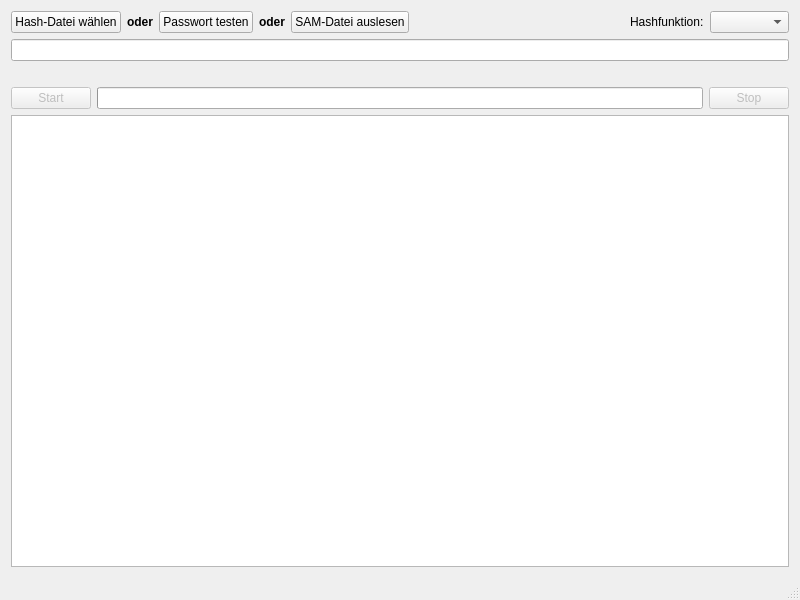
<?xml version="1.0" encoding="UTF-8"?>
<ui version="4.0">
 <class>MainWindow</class>
 <widget class="QMainWindow" name="MainWindow">
  <property name="geometry">
   <rect>
    <x>0</x>
    <y>0</y>
    <width>800</width>
    <height>600</height>
   </rect>
  </property>
  <property name="minimumSize">
   <size>
    <width>640</width>
    <height>480</height>
   </size>
  </property>
  <property name="windowTitle">
   <string>pwRecon</string>
  </property>
  <widget class="QWidget" name="centralWidget">
   <layout class="QVBoxLayout" name="verticalLayout">
    <item>
     <layout class="QHBoxLayout" name="horizontalLayout_3">
      <item>
       <widget class="QPushButton" name="selectFileButton">
        <property name="text">
         <string>Hash-Datei wählen</string>
        </property>
       </widget>
      </item>
      <item>
       <widget class="QLabel" name="or1Label">
        <property name="font">
         <font>
          <weight>75</weight>
          <bold>true</bold>
         </font>
        </property>
        <property name="text">
         <string>oder</string>
        </property>
        <property name="alignment">
         <set>Qt::AlignCenter</set>
        </property>
       </widget>
      </item>
      <item>
       <widget class="QPushButton" name="testPasswordButton">
        <property name="text">
         <string>Passwort testen</string>
        </property>
       </widget>
      </item>
      <item>
       <widget class="QLabel" name="or2Label">
        <property name="enabled">
         <bool>true</bool>
        </property>
        <property name="font">
         <font>
          <weight>75</weight>
          <bold>true</bold>
         </font>
        </property>
        <property name="text">
         <string>oder</string>
        </property>
        <property name="alignment">
         <set>Qt::AlignCenter</set>
        </property>
       </widget>
      </item>
      <item>
       <widget class="QPushButton" name="SAM_Button">
        <property name="enabled">
         <bool>true</bool>
        </property>
        <property name="text">
         <string>SAM-Datei auslesen</string>
        </property>
       </widget>
      </item>
      <item>
       <spacer name="horizontalSpacer">
        <property name="orientation">
         <enum>Qt::Horizontal</enum>
        </property>
        <property name="sizeHint" stdset="0">
         <size>
          <width>40</width>
          <height>20</height>
         </size>
        </property>
       </spacer>
      </item>
      <item>
       <spacer name="horizontalSpacer_3">
        <property name="orientation">
         <enum>Qt::Horizontal</enum>
        </property>
        <property name="sizeHint" stdset="0">
         <size>
          <width>40</width>
          <height>20</height>
         </size>
        </property>
       </spacer>
      </item>
      <item>
       <layout class="QHBoxLayout" name="horizontalLayout_2">
        <item>
         <widget class="QLabel" name="hashLabel">
          <property name="text">
           <string>Hashfunktion:</string>
          </property>
         </widget>
        </item>
        <item>
         <widget class="QComboBox" name="hashSelectBox">
          <property name="font">
           <font>
            <weight>75</weight>
            <italic>false</italic>
            <bold>true</bold>
           </font>
          </property>
         </widget>
        </item>
       </layout>
      </item>
     </layout>
    </item>
    <item>
     <widget class="QLineEdit" name="hashfilepathLine">
      <property name="readOnly">
       <bool>true</bool>
      </property>
     </widget>
    </item>
    <item>
     <spacer name="horizontalSpacer_5">
      <property name="orientation">
       <enum>Qt::Horizontal</enum>
      </property>
      <property name="sizeHint" stdset="0">
       <size>
        <width>779</width>
        <height>20</height>
       </size>
      </property>
     </spacer>
    </item>
    <item>
     <layout class="QHBoxLayout" name="horizontalLayout">
      <item>
       <widget class="QPushButton" name="startButton">
        <property name="enabled">
         <bool>false</bool>
        </property>
        <property name="text">
         <string>Start</string>
        </property>
       </widget>
      </item>
      <item>
       <widget class="QProgressBar" name="progressBar">
        <property name="maximum">
         <number>23</number>
        </property>
        <property name="value">
         <number>-1</number>
        </property>
        <property name="alignment">
         <set>Qt::AlignCenter</set>
        </property>
        <property name="textVisible">
         <bool>false</bool>
        </property>
       </widget>
      </item>
      <item>
       <widget class="QPushButton" name="stopProcessButton">
        <property name="enabled">
         <bool>false</bool>
        </property>
        <property name="text">
         <string>Stop</string>
        </property>
       </widget>
      </item>
     </layout>
    </item>
    <item>
     <widget class="QTextBrowser" name="textBrowser"/>
    </item>
   </layout>
  </widget>
  <widget class="QMenuBar" name="menuBar">
   <property name="geometry">
    <rect>
     <x>0</x>
     <y>0</y>
     <width>800</width>
     <height>20</height>
    </rect>
   </property>
  </widget>
  <widget class="QStatusBar" name="statusBar"/>
 </widget>
 <layoutdefault spacing="6" margin="11"/>
 <resources/>
 <connections/>
</ui>
